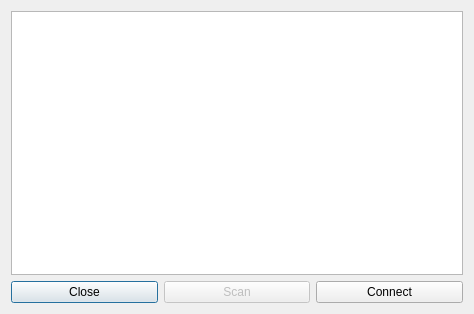
<?xml version="1.0" encoding="UTF-8"?>
<ui version="4.0">
 <class>ClientList</class>
 <widget class="QDialog" name="ClientList">
  <property name="geometry">
   <rect>
    <x>0</x>
    <y>0</y>
    <width>474</width>
    <height>314</height>
   </rect>
  </property>
  <property name="windowTitle">
   <string>Client List</string>
  </property>
  <layout class="QGridLayout" name="gridLayout">
   <item row="0" column="0">
    <layout class="QVBoxLayout" name="verticalLayout">
     <item>
      <widget class="QTableView" name="clientTable"/>
     </item>
     <item>
      <layout class="QHBoxLayout" name="horizontalLayout">
       <item>
        <widget class="QPushButton" name="closeButton">
         <property name="text">
          <string>Close</string>
         </property>
        </widget>
       </item>
       <item>
        <widget class="QPushButton" name="scanButton">
         <property name="enabled">
          <bool>false</bool>
         </property>
         <property name="text">
          <string>Scan</string>
         </property>
        </widget>
       </item>
       <item>
        <widget class="QPushButton" name="connectButton">
         <property name="text">
          <string>Connect</string>
         </property>
        </widget>
       </item>
      </layout>
     </item>
    </layout>
   </item>
  </layout>
 </widget>
 <resources/>
 <connections/>
</ui>
